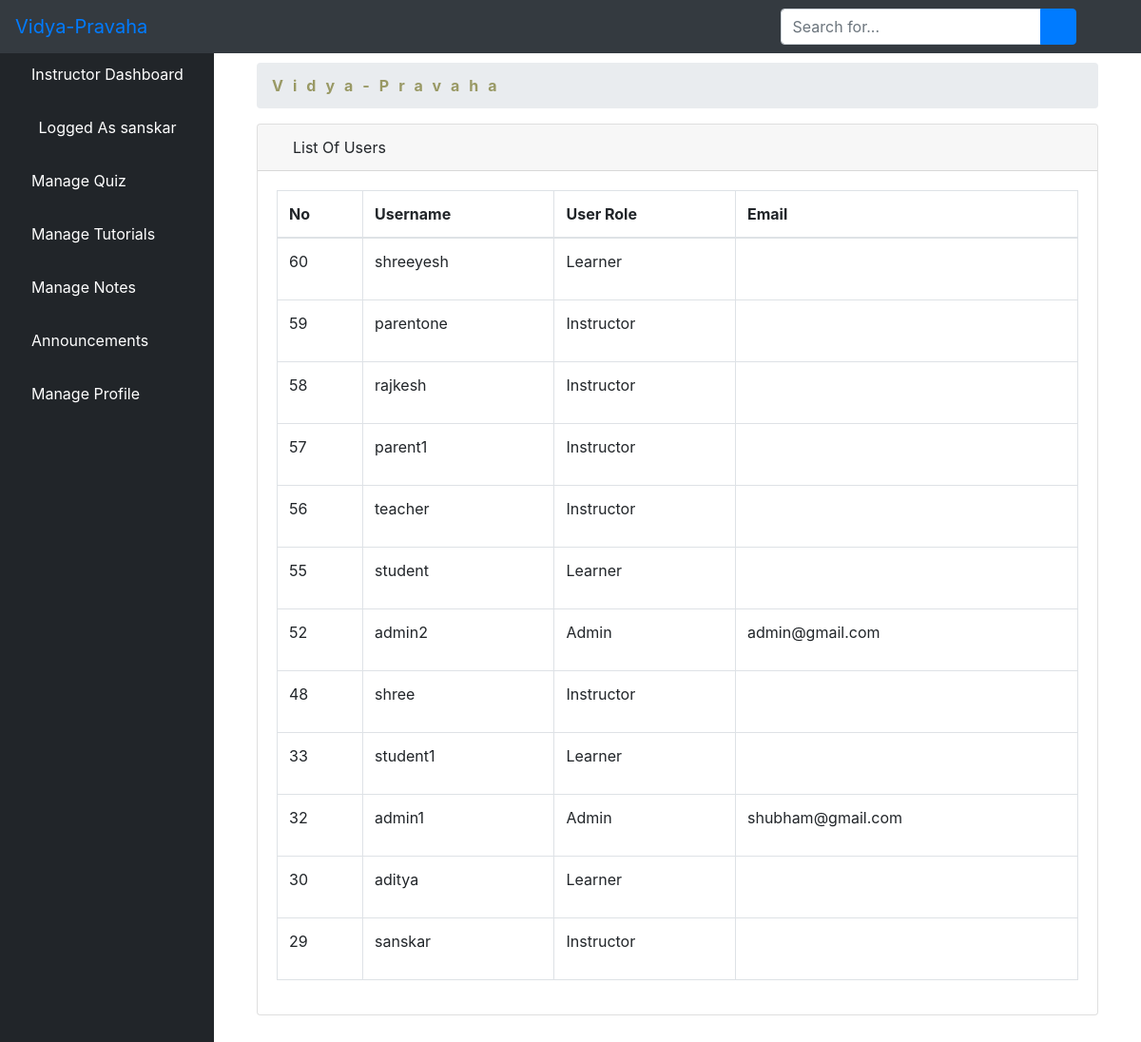
The app's page /aluserimins/ (signed in) with its own data.
### elearn/models.py (models this page shows)
class User(AbstractUser):
    is_learner = models.BooleanField(default=False)
    is_instructor = models.BooleanField(default=False)
    is_admin = models.BooleanField(default=False)
    is_parent = models.BooleanField(default=False)

### elearn/views.py (the view)
# urls.py: path('aluserimins/', views.ListUserImmutableInsView.as_view(), name='aluserimins'),
class ListUserImmutableInsView(LoginRequiredMixin, ListView):
    model = User
    template_name = 'dashboard/instructor/list_users_immutable.html'
    context_object_name = 'users'
    paginated_by = 10
    def get_queryset(self):
        return User.objects.order_by('-id')

### elearn/templates/dashboard/instructor/list_users_immutable.html (shortened to what this page needs)
{% extends 'dashboard/instructor/base.html' %}
{% block body %}
        <div class="container-fluid">
        <div class="row">
          <div class="col-12 mb-3">
          <div class="col-12 mb-3">
                <div id="content-wrapper">
        <div class="container-fluid">
            <ol class="breadcrumb">
                <li class="breadcrumb-item">
                    <a href="{% url 'instructor'%}" style="color: #999965; font-weight: bold; letter-spacing: 10px">Vidya-Pravaha</a>
                </li>
            </ol>
            <div class="card mb-3">
                <div class="card-header">
                    <i class="fas fa-table"></i>
                    List Of Users
                </div>
                <div class="card-body">
                    <div class="table-responsive">
                        <table class="table table-bordered" id="dataTable" width="100%" cellspacing="0">
                            <thead>
                            <tr>
                                <th>No</th>
                                <th>Username</th>
                                <th>User Role</th>
                                <th>Email</th>
                            </tr>
                            </thead>
                            <tbody>
                        {% if users %}
                            {% for user in users %}
                                <tr>
                                    <td>{{ user.id }}</td>
                                    <td>{{ user.username }}</td>
                                    <td>{% if user.is_learner == True %}
                                      <p>Learner</p>
                                    {% elif user.is_admin == True %}
                                      <p>Admin</p>
                                    {% else %}
                                    <p>Instructor</p>
                                      {% endif %}
                                    </td>
                                    <td>{{ user.email }}</td>
                                </tr>
                            {% endfor %}
                        {% endif %}
                            </tbody>
                        </table>
                    </div>
                </div>
            </div>
        </div>
    </div>
          </div>
        </div>
      </div>
    </div>
{% endblock %}

### elearn/templates/dashboard/instructor/base.html (shortened to what this page needs)
<!DOCTYPE html>
<html lang="en">
<head>
    {% load static %}
    <link href="{% static 'vendor/fontawesome-free/css/all.min.css' %}" rel="stylesheet" type="text/css">
    <link href="{% static 'vendor/datatables/dataTables.bootstrap4.css' %}" rel="stylesheet">
    <link href="{% static 'css/sb-admin.css' %}" rel="stylesheet">
</head>
<body id="page-top">
<nav class="navbar navbar-expand navbar-dark bg-dark fixed-top">
    <a class="navbar-brand mr-1 text-primary" href="">Vidya-Pravaha</a>
    <button class="btn btn-link btn-sm text-white order-1 order-sm-0" id="sidebarToggle" href="#">
        <i class="fas fa-bars"></i>
    </button>
    <form class="d-none d-md-inline-block form-inline ml-auto mr-0 mr-md-3 my-2 my-md-0">
        <div class="input-group">
            <input type="text" class="form-control" placeholder="Search for..." aria-label="Search" aria-describedby="basic-addon2">
            <div class="input-group-append">
                <button class="btn btn-primary" type="button">
                    <i class="fas fa-search"></i>
                </button>
            </div>
        </div>
    </form>
    <ul class="navbar-nav ml-auto ml-md-0">
        <li class="nav-item dropdown no-arrow">
            <a class="nav-link dropdown-toggle" href="#" id="userDropdown" role="button" data-toggle="dropdown" aria-haspopup="true" aria-expanded="false">
                <i class="fas fa-user-circle fa-fw text-primary"></i>
            </a>
        </li>
    </ul>
</nav>
<div id="wrapper" style="padding-top: 50px;">
<ul class="sidebar navbar-nav">
    <li class="nav-item active">
        <a class="nav-link" href="{% url 'instructor' %}">
         <i class="fa fa-home" aria-hidden="true"></i>
            <span>Instructor Dashboard</span>
        </a>
    </li>
    <li class="nav-item active">
        <a class="nav-link" href="">
            <i class="fas fa-user-circle fa-fw text-primary"></i>
            <span>Logged As {{ user.username }}</span>
        </a>
    </li>
    <li class="nav-item dropdown no-arrow">
                            <a class="nav-link dropdown-toggle" data-toggle="dropdown" aria-haspopup="true" aria-expanded="false" href="">
          <i class="fa fa-th-list" aria-hidden="true"></i>
            <span style="color: white">Manage Quiz</span>
        </a>
        </li>
         <li class="nav-item dropdown no-arrow">
                            <a class="nav-link dropdown-toggle" data-toggle="dropdown" aria-haspopup="true" aria-expanded="false" href="">
            <i class="fas fa-book-reader" aria-hidden="true"></i>
             <span style="color: white">Manage Tutorials</span>
        </a>
        </li>
         <li class="nav-item">
        <a class="nav-link" href="{% url 'lnotes' %}">
            <i class="fas fa-pen" aria-hidden="true"></i>
            <span style="color: white">Manage Notes</span>
        </a>
    </li>
    <li class="nav-item dropdown no-arrow">
                            <a class="nav-link dropdown-toggle" data-toggle="dropdown" aria-haspopup="true" aria-expanded="false" href="">
        <i class="fas fa-bell"></i>
            <span style="color: white">Announcements</span>
        </a>
        </li>
     <li class="nav-item dropdown no-arrow">
                            <a class="nav-link dropdown-toggle" data-toggle="dropdown" aria-haspopup="true" aria-expanded="false" href="">
            <i class="fas fa-user text-default"></i>
            <span style="color: white">Manage Profile</span>
        </a>
        </li>
</ul>
    {% block body %}{% endblock %}
</div>

### records on screen
User: username "sanskar", id "29", is_learner "Instructor"
User: id "60", username "shreeyesh", is_learner "Learner"
User: id "59", username "parentone", is_learner "Instructor"
User: id "58", username "rajkesh", is_learner "Instructor"
User: id "57", username "parent1", is_learner "Instructor"
User: id "56", username "teacher", is_learner "Instructor"
User: id "55", username "student", is_learner "Learner"
User: id "52", username "admin2", is_learner "Admin", email "admin@gmail.com"
User: id "48", username "shree", is_learner "Instructor"
User: id "33", username "student1", is_learner "Learner"
User: id "32", username "admin1", is_learner "Admin", email "shubham@gmail.com"
User: id "30", username "aditya", is_learner "Learner"
